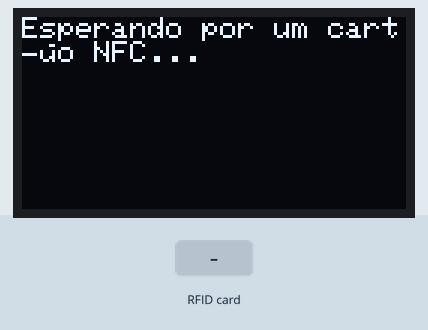
Simulated run of this sketch. Board: Arduino Uno, built with avr-gcc and run on an emulated ATmega328P. On the bench: 128×64 one-colour display. The test bench sets the inputs (shaded band). What the sketch prints to the serial monitor is not drawn.

Above: at 1.2 s.
1.3 s: RFID card 5E 7A 19 C4 held to the reader
At 2.6 s:
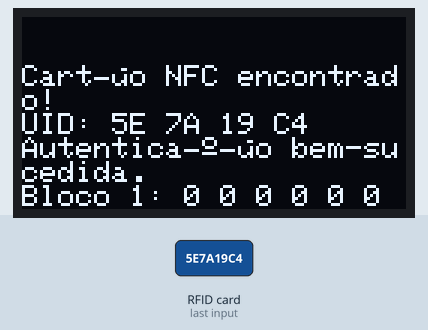
Timing chart, 0 to 4.3 s (numbered marks = the images above; inputs shaded):
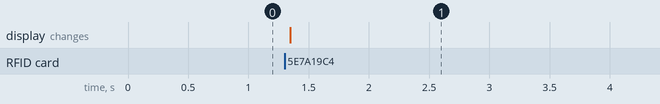

The sketch:

nfc-oled-leitor.ino
```cpp
// (licence header left out)
#include <Wire.h>
#include <Adafruit_PN532.h>
#include <Adafruit_GFX.h>
#include <Adafruit_SSD1306.h>

#define SCREEN_WIDTH 128 // OLED display width, in pixels
#define SCREEN_HEIGHT 64 // OLED display height, in pixels
#define OLED_RESET    -1 // Reset pin # (or -1 if sharing Arduino reset pin)
#define SCREEN_ADDRESS 0x3C  // Endereço I2C padrão para a tela OLED

Adafruit_SSD1306 display(SCREEN_WIDTH, SCREEN_HEIGHT, &Wire, OLED_RESET);

// Definindo os pinos utilizados para I2C
#define SDA_PIN A4
#define SCL_PIN A5

// Inicializando o PN532
Adafruit_PN532 nfc(SDA_PIN, SCL_PIN);

void setup(void) {
  Serial.begin(115200);
  Serial.println("Inicializando NFC...");

  if (!display.begin(SSD1306_SWITCHCAPVCC, SCREEN_ADDRESS)) {
    Serial.println(F("Falha na alocação do display SSD1306"));
    for (;;);
  }

  display.clearDisplay();
  display.setTextSize(1);
  display.setTextColor(SSD1306_WHITE);

  nfc.begin();

  uint32_t versiondata = nfc.getFirmwareVersion();
  if (!versiondata) {
    Serial.println("Não encontrou a placa PN53x");
    display.println("NFC não encontrado");
    display.display();
    while (1); // parar se não encontrar o módulo
  }

  Serial.print("Encontrou o chip PN5");
  Serial.println((versiondata >> 24) & 0xFF, HEX);
  Serial.print("Versão do firmware: ");
  Serial.print((versiondata >> 16) & 0xFF, DEC);
  Serial.print('.');
  Serial.println((versiondata >> 8) & 0xFF, DEC);

  nfc.SAMConfig(); // Configura o módulo para operações normais
  Serial.println("Esperando por um cartão NFC...");
  display.clearDisplay();
  display.println("Esperando por um cartão NFC...");
  display.display();
}

void loop(void) {
  uint8_t uid[] = { 0, 0, 0, 0, 0, 0, 0 };  // Buffer para armazenar o UID
  uint8_t uidLength;                        // Comprimento do UID
  uint8_t data[16];                         // Buffer para armazenar dados do bloco
  uint8_t key[] = { 0xFF, 0xFF, 0xFF, 0xFF, 0xFF, 0xFF };  // Chave padrão

  // Tentando ler o cartão NFC
  if (nfc.readPassiveTargetID(PN532_MIFARE_ISO14443A, uid, &uidLength)) {
    Serial.println("Cartão NFC encontrado!");
    display.clearDisplay();
    display.println("Cartão NFC encontrado!");

    // Imprimindo o UID
    Serial.print("UID: ");
    display.print("UID: ");
    for (uint8_t i = 0; i < uidLength; i++) {
      Serial.print(uid[i], HEX);
      Serial.print(" ");
      display.print(uid[i], HEX);
      display.print(" ");
    }
    Serial.println();
    display.println();

    // Tentativa de autenticação do bloco 1
    if (nfc.mifareclassic_AuthenticateBlock(uid, uidLength, 1, 0, key)) {
      Serial.println("Autenticação bem-sucedida.");
      display.println("Autenticação bem-sucedida.");

      // Tentando ler os dados gravados (bloco 1)
      if (nfc.mifareclassic_ReadDataBlock(1, data)) {
        Serial.print("Dados gravados (bloco 1): ");
        display.print("Bloco 1: ");
        for (int i = 0; i < 16; i++) {
          Serial.print(data[i], HEX);
          Serial.print(" ");
          display.print(data[i], HEX);
          display.print(" ");
        }
        Serial.println();
        display.println();
      } else {
        Serial.println("Falha na leitura do bloco 1.");
        display.println("Falha na leitura do bloco 1.");
      }
    } else {
      Serial.println("Falha na autenticação.");
      display.println("Falha na autenticação.");
    }

    display.display();
    Serial.println("----- Fim das Informações do Cartão -----\n");
    delay(2000);
  } else {
    Serial.println("Aguardando um cartão...");
    display.clearDisplay();
    display.println("Aguardando um cartão...");
    display.display();
    delay(1000);
  }
}
```

Measured:
- after the input at 1.3 s, the display: changes after 0.05 s (image 1)
